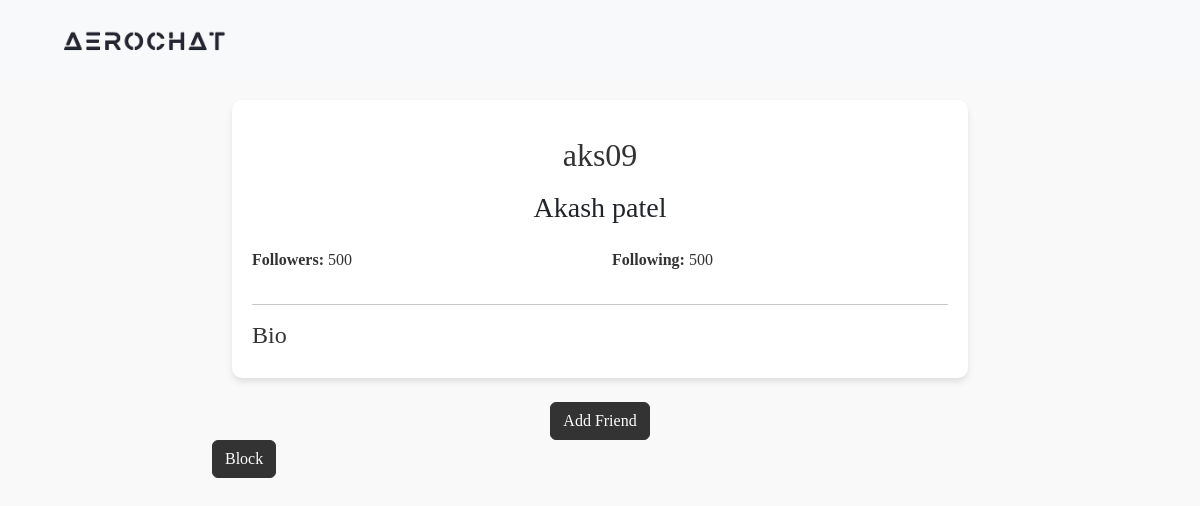
The app's page /aks09/ (signed in), older data.
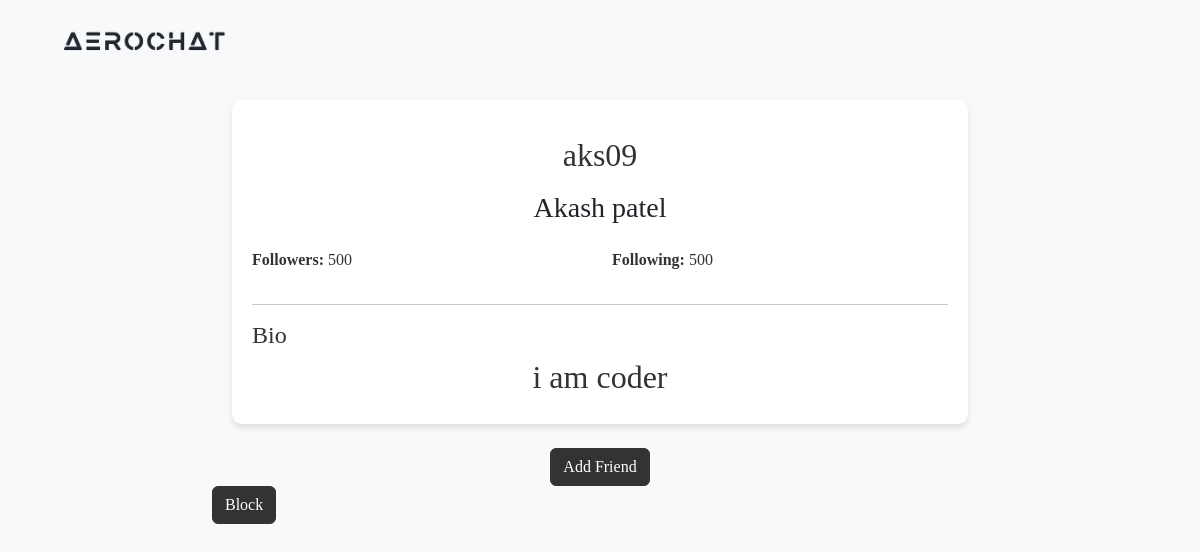
The same page, newer data.
### AeroApp/models.py (models this page shows)
class User(AbstractUser):
    full_name = models.CharField(max_length=50)
    otp = models.CharField(max_length=10, blank=True, null=True)
    Bio = models.CharField(max_length=300, null=True)

### AeroApp/views.py (the view)
# urls.py: path('<str:username>/', views.OtherUserProfile, name='other-profile'),
def OtherUserProfile(request, username):
    searched_user = get_object_or_404(User, username=username)
    bio = searched_user.Bio if searched_user.Bio else ''
    followers_count = 500  # Replace with actual follower count
    following_count = 200  # Replace with actual following count
    friend_request_sent = FriendRequest.objects.filter(from_user=request.user, to_user=searched_user).exists()
    return render(request, 'otheruserprofile.html', {'searched_user': searched_user, 'bio': bio, 'followers_count': followers_count, 'following_count': following_count, 'friend_request_sent': friend_request_sent})

### AeroApp/templates/otheruserprofile.html (shortened to what this page needs)
<!DOCTYPE html>
<html lang="en">
{% load static %}
<head>
  <link href="https://cdn.jsdelivr.net/npm/bootstrap@5.3.0-alpha1/dist/css/bootstrap.min.css" rel="stylesheet">
  <link href="https://cdnjs.cloudflare.com/ajax/libs/font-awesome/6.0.0-beta3/css/all.min.css" rel="stylesheet">
</head>
<body>
<nav class="navbar navbar-expand-lg navbar-light">
    <div class="container">
        <a class="navbar-brand" href="{% url 'home' %}">
            <img src="{% static 'logo.png' %}" alt="logo of AeroChat" class="logo-img">
        </a>
    </div>
</nav>
  <div class="container">
    <div class="row justify-content-center">
      <div class="col-md-8">
        <div class="profile-container">
          <div class="text-center mb-4">
            <h2 class="mt-3">{{ searched_user.username }}</h2>
            <h3 class="mt-3">{{ searched_user.full_name }}</h3>
          </div>
          <div class="row">
            <div class="col-md-6">
              <p><strong>Followers:</strong>  {{ followers_count }}</p>
            </div>
            <div class="col-md-6">
              <p><strong>Following:</strong>  {{ followers_count }}</p>
            </div>
          </div>
          <hr>
          <div class="row">
            <div class="col-md-12">
              <div class="d-flex justify-content-between align-items-center">
                <h4>Bio</h4>
              </div>
              <div class="bio-container">
                {% if bio %}
                  <h2>{{ bio }}</h2>
                {% endif %}
              </div>
            </div>
          </div>
        </div>
      </div>
    </div>
  </div>
</body>
<div class="row justify-content-center mt-4">
    <div class="col-md-8">
      <div class="text-center">
        {% if friend_request_sent %}
            <form method="post" action="{% url 'send_friend_request' searched_user.username %}" >
              {% csrf_token %}
              <input type="hidden" name="username" value="{{ searched_user.username }}">
              <button type="submit" class="btn btn-dark mx-2">Cancel Request</button>
            </form>
        {% else %}
            <form method="post" action="{% url 'send_friend_request' searched_user.username %}" >
              <button type="submit" class="btn btn-dark mx-2">Add Friend</button>
            </form>
        {% endif %}
      </div>
      <a class="btn btn-dark mx-2" href="#">Block</a>
    </div>
  </div>
</html>

### AeroApp/templates/otheruserprofile.html (style rules this page uses)
body { font-family: "Ubuntu"; background-color: #f9f9f9; }
.profile-container { background-color: #fff; border-radius: 10px; padding: 20px; margin-top: 20px; box-shadow: 0 4px 6px rgba(0, 0, 0, 0.1); }
h2, h4, p { color: #333; }
.btn-dark { background-color: #333; border-color: #333; }
.bio-container { text-align: center; }
.navbar { background-color: #f8f9fa; padding: 5px 15px; margin: 0px; }
.navbar-brand { font-size: 20px; color: #212529; }
.logo-img { width: 100%; max-width: 200px; }

Row changes from the older to the newer data that the page shows:
changed User "aks09": Bio (not shown) → "i am coder"
